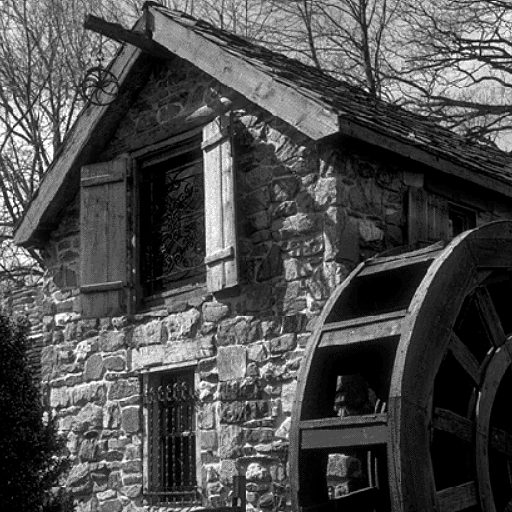
%> input picture A3/Q6/House.pgm, 512 x 512 px
$ octave Canny.m   (GNU Octave 9; MATLAB toolbox functions it lacks are replaced by stand-ins)
%> lines starting %> are read from the running program, lines starting %| are printed output that depends on the picture; in (x1, y1, x2, y2) boxes, pixels count from 0 and x2, y2 are one past the last pixel; in counts of white or black regions, pixels touching at a corner belong together; the program's own positions count from 1
close all;
clear;
clc;

%%%%%%%%%
% House %
%%%%%%%%%
house = imread("House.pgm");
%> house is the input picture: size 512x512 uint8; min 0, max 255, mean 76.9
subplot(3,5,3);
imshow(house);
title("House");

bwhouse = imbinarize(house);
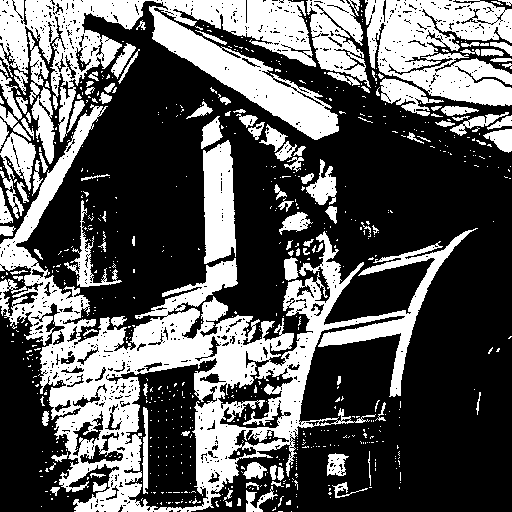
%> bwhouse: size 512x512 logical; 35.9% white; 714 white regions (594 under 20 px), largest, box (x1, y1, x2, y2) and area: (0, 104, 478, 512) 40535, (0, 0, 339, 142) 18861, (365, 0, 512, 106) 10186
subplot(3,5,6);
imshow(bwhouse);
title("Binarized house");
for i = 0.1:0.1:0.9
    [houseEdge,threshOutHouse] = edge(bwhouse,"canny",i);
    subplot(3,5,i*10+6);
    imshow(houseEdge);
    title("Edge by Canny, threshold = "+threshOutHouse);
end
%> this loop made 9 passes
%> threshOutHouse on passes 1 to 9: [0.04 0.1], [0.08 0.2], [0.12 0.3], [0.16 0.4], [0.2 0.5], [0.24 0.6], [0.28 0.7], [0.32 0.8], [0.36 0.9]
%> pass 1, `[houseEdge,threshOutHouse] = edge(bwhouse,"canny",i);`:
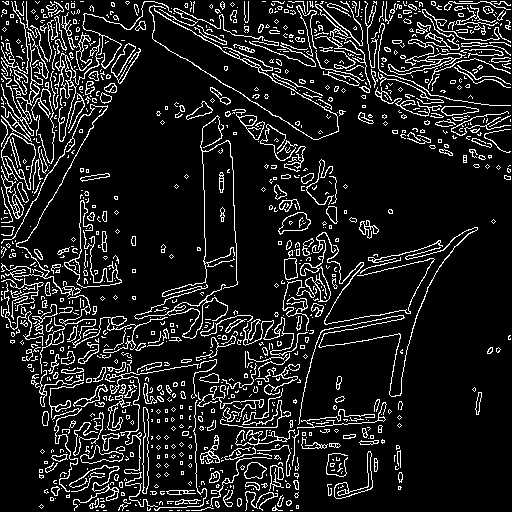
%> houseEdge: size 512x512 logical; 12.1% white in thin lines or dots
%> after the loop:
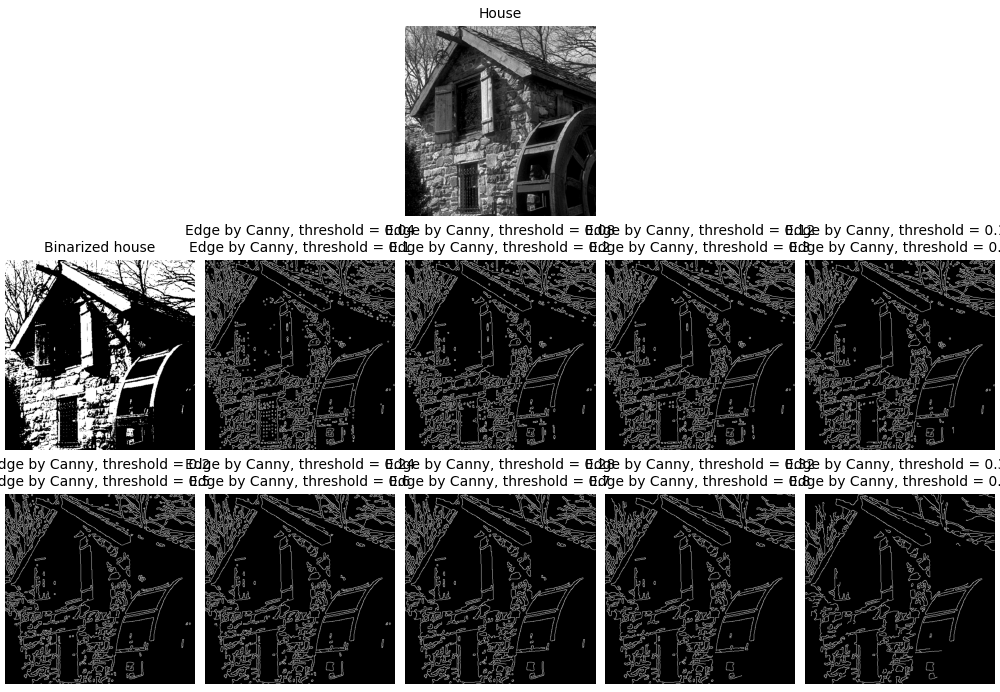
%> figure redrawn from the program's plot data, 11 panels

%%%%%%%%%%
% Bridge %
%%%%%%%%%%
figure;
bridge =imread("Bridge.pgm");
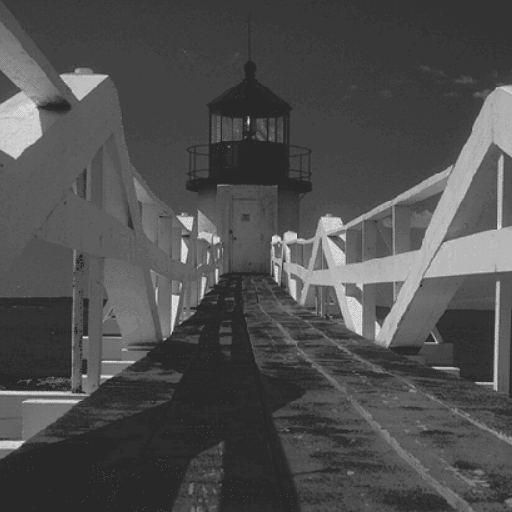
%> input picture A3/Q6/Bridge.pgm, 512 x 512 px
%> bridge is the input picture: size 512x512 uint8; min 34, max 224, mean 78.4
subplot(353);
imshow(bridge);
title("Bridge");

bwbridge = imbinarize(bridge);
%> bwbridge: size 512x512 logical; 11% white; 205 white regions (166 under 20 px), largest, box (x1, y1, x2, y2) and area: (271, 85, 512, 348) 17079, (0, 36, 54, 160) 3945, (103, 287, 152, 352) 1181
subplot(3,5,6);
imshow(bwbridge);
title("Binarized house");
for i = 0.1:0.1:0.9
    [bridgeEdge,threshOutBridge] = edge(bwbridge,"canny",i);
    subplot(3,5,i*10+6);
    imshow(bridgeEdge);
    title("Edge by Canny, threshold = "+threshOutBridge);
end
%> this loop made 9 passes

%%%%%%%%%%%%%%%%%%%
% Woman dark hair %
%%%%%%%%%%%%%%%%%%%
figure;
woman =imread("woman_darkhair.tif");
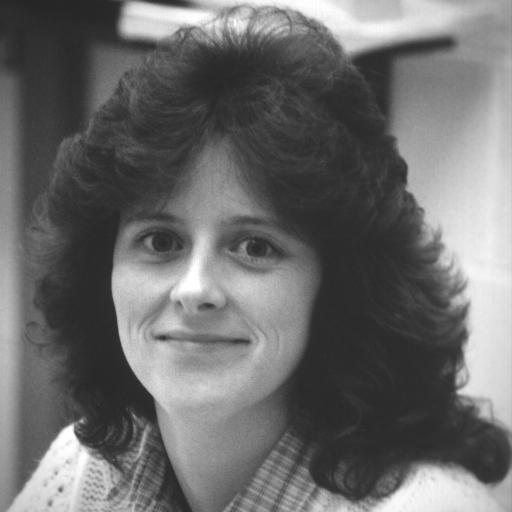
%> input picture A3/Q6/woman_darkhair.tif, 512 x 512 px
%> woman is the input picture: size 512x512 uint8; min 36, max 255, mean 107.8
subplot(353);
imshow(woman);
title("Woman dark hair");

bwWoman = imbinarize(woman);
%> bwWoman: size 512x512 logical; 38% white; 110 white regions (95 under 20 px), largest, box (x1, y1, x2, y2) and area: (120, 0, 512, 444) 44786, (112, 155, 306, 501) 33611, (0, 129, 149, 512) 13139
subplot(3,5,6);
imshow(bwWoman);
title("Binarized Woman dark hair");
for i = 0.1:0.1:0.9
    [womanEdge,threshOutWoman] = edge(bwWoman,"canny",i);
    subplot(3,5,i*10+6);
    imshow(womanEdge);
    title("Edge by Canny, threshold = "+threshOutWoman);
end
%> this loop made 9 passes
%> pass 1, `[womanEdge,threshOutWoman] = edge(bwWoman,"canny",i);`:
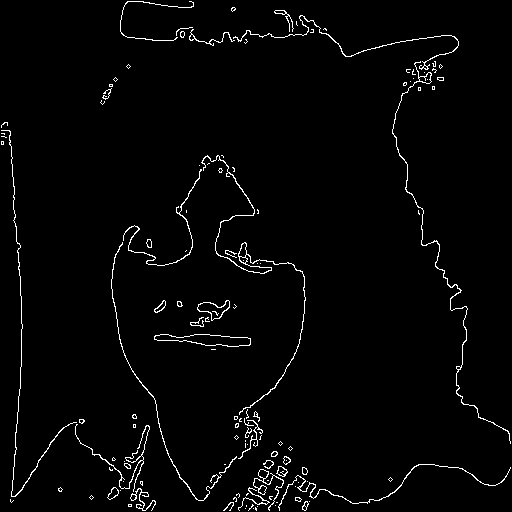
%> womanEdge: size 512x512 logical; 2.3% white in thin lines or dots
%> after the loop:
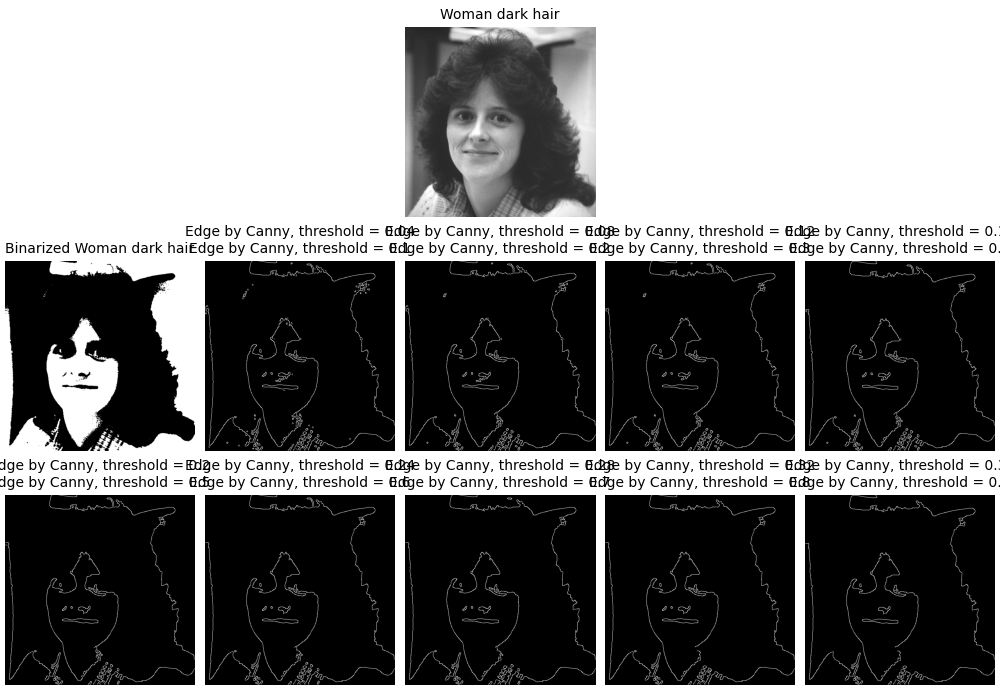
%> figure redrawn from the program's plot data, 11 panels
